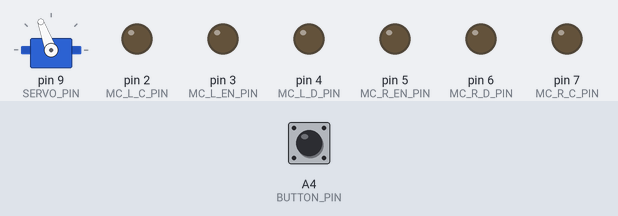
Bench run of a sketch on a simulated Arduino Uno, built with avr-gcc and run on an emulated ATmega328P. Parts: servo, output pins drawn as LEDs (lit = HIGH). The test bench sets the inputs (shaded band); at power-on: A4 (BUTTON_PIN) HIGH. What the sketch prints to the serial monitor is not drawn.

Above: at 0.1 s.
At 5.1 s:
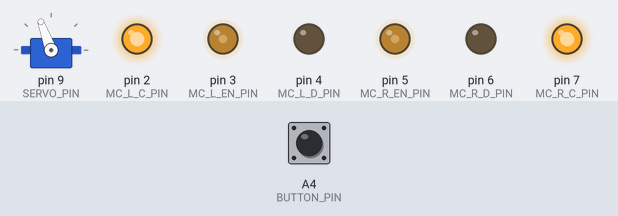
At 10.1 s:
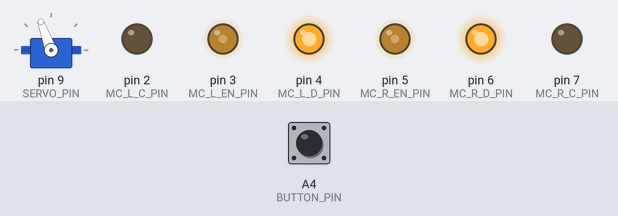
At 15.1 s:
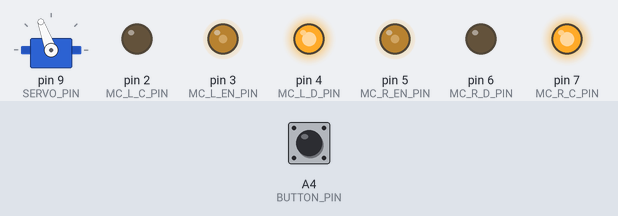
At 20.1 s:
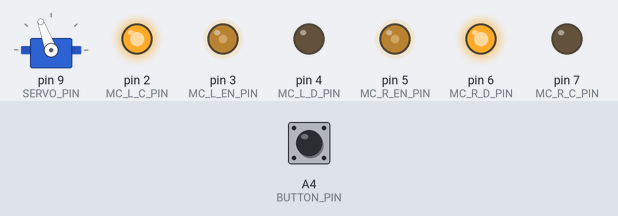
At 25.1 s:
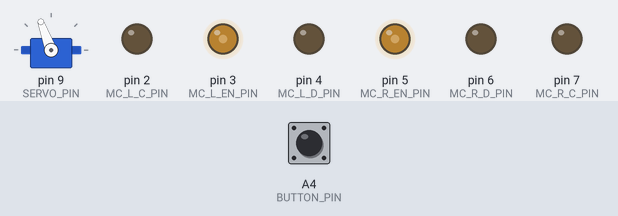
Timing chart, 0 to 26.6 s (numbered marks = the images above):
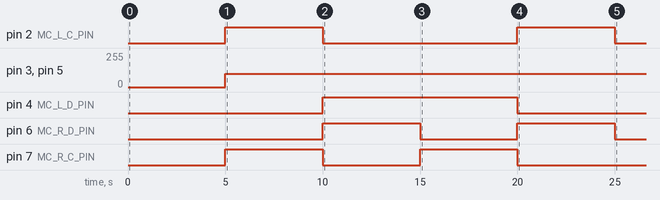

Measured:
- by itself, pin 2 (MC_L_C_PIN): alternates HIGH for 5.0 s and LOW for 10.0 s, 4 changes in all, then stays LOW
- by itself, pin 3 (MC_L_EN_PIN), pin 5 (MC_R_EN_PIN): 0/255 → 100/255 at 5.0 s
- by itself, pin 4 (MC_L_D_PIN): LOW → HIGH at 10.0 s, → LOW 10.0 s later
- by itself, pin 6 (MC_R_D_PIN), pin 7 (MC_R_C_PIN): alternates HIGH for 5.0 s and LOW for 5.0 s, 4 changes in all, then stays LOW

The sketch:

motor_test.ino
```cpp
#include <NewPing.h>
#include <Servo.h>

//This is the main code for BRUTUS the sumobot
//Written by Kayla Frost and Ben Straub

#define DEBUG
#define UP_POS 0           //Raised position for the plate
#define DOWN_POS 110       //Lowered position for the plate
#define LEFT 0             //Define left and right as integers to minimize memory usage
#define RIGHT 1
#define MAX_PING_DIST 70   //Maximum distance we want to ping for (in cm)
#define NO_TRIG 0          //Define strings to represent the different sensor triggers
#define PING_TRIG 1
#define LRIR_TRIG 2
#define SRIR_TRIG 3
#define WIDE_SEARCH_MODE 1 //Define constants for the different modes
#define FINE_SEARCH_MODE 2
#define CHARGE_MODE 3

#define NUM_LINE_SENSORS   2     // number of sensors used
#define LINE_SENSOR_TIMEOUT       2500  // waits for 2500 us for sensor outputs to go low
#define LINE_EMITTER_PIN   QTR_NO_EMITTER_PIN     // emitter is controlled by digital pin 2

#define R_LINE_PIN 12      //Set the right line sensor pin
#define L_LINE_PIN 13      //Set the left line sensor pin
#define PING_PIN A5        //Set the ping sensor pin
#define LRIR_PIN A0        //Set the long range IR (LRIR) pin
#define SRIR_PIN A1        //Set the short range IR (SRIR) pin
#define SERVO_PIN 9        //Set servo pin - must be PWM
#define BUTTON_PIN A4      //Set the start button pin - doesn't matter what kind of pin
#define MC_L_EN_PIN 3      //Left (labed #1 on board) motor controller enable pin - Must be PWM
#define MC_L_C_PIN 2       //Left motor controller "C" pin
#define MC_L_D_PIN 4       //Left motor controller "D" pin
#define MC_R_EN_PIN 5      //Right (labeled #2 on board) motor controller enable pin - Must be PWM
#define MC_R_C_PIN 7       //Right motor controller "C" pin
#define MC_R_D_PIN 6       //Right motor controller "D" pin

int scanVel = 100;    //Ideal vel for scanning with sensors


Servo motor;          //Instantiate the servo
NewPing sonar(PING_PIN, PING_PIN, MAX_PING_DIST); //NewPing setup of pin and maximum distance


void setup()
{
  #ifdef DEBUG               //opem serial connection if in debug mode
    Serial.begin(9600);
  #endif
  motor.attach(SERVO_PIN);    //assign the motor object to the defined servo pin
  pinMode(BUTTON_PIN, INPUT); //set the button pin as an input

  pinMode(MC_L_EN_PIN, OUTPUT);
  pinMode(MC_L_C_PIN, OUTPUT);
  pinMode(MC_L_D_PIN, OUTPUT);
  pinMode(MC_R_EN_PIN, OUTPUT);
  pinMode(MC_R_C_PIN, OUTPUT);
  pinMode(MC_R_D_PIN, OUTPUT);
  pinMode(PING_PIN, INPUT);
  pinMode(LRIR_PIN, INPUT);
  pinMode(SRIR_PIN, INPUT);

  motor.write(UP_POS);  //Have the robot hold the plate up initially
  while(!digitalRead(BUTTON_PIN)) { } //Wait for the button to be pressed
  #ifdef DEBUG
    Serial.print("Button pressed!");
  #endif
  motor.write(DOWN_POS); //Drop the plate
  delay(5000);

}

void loop()
{
  //Somehow calibrate the reflective sensors

  driveForward(100);
  delay(5000);
  driveBackward(100);
  delay(5000);
  driveTurn(100, LEFT);
  delay(5000);
  driveTurn(100, RIGHT);
  delay(5000);
  driveStop(100);
  delay(1000000000);


}

void driveForward(int vel) //vel (velocity) is of the range 0-255 and is a measure of how fast to turn the motors
{
   analogWrite(MC_L_EN_PIN, vel);    //Turn on the enable pin for both motor controller sides at the given velocity
   analogWrite(MC_R_EN_PIN, vel);

   digitalWrite(MC_L_C_PIN, HIGH);   //Driving forward calls for setting pin C high and pin D low
   digitalWrite(MC_L_D_PIN, LOW);
   digitalWrite(MC_R_C_PIN, HIGH);
   digitalWrite(MC_R_D_PIN, LOW);
}

void driveBackward(int vel) //vel (velocity) is of the range 0-255 and is a measure of how fast to turn the motors
{
   analogWrite(MC_L_EN_PIN, vel);  //Turn on the enable pin for both motor controller sides at the given speed
   analogWrite(MC_R_EN_PIN, vel);

   digitalWrite(MC_L_C_PIN, LOW);   //Driving backward calls for setting pin C low and pin D high
   digitalWrite(MC_L_D_PIN, HIGH);
   digitalWrite(MC_R_C_PIN, LOW);
   digitalWrite(MC_R_D_PIN, HIGH);
}

void driveTurn(int vel, int direct) //vel (velocity) is of the range 0-255 and is a measure of how fast to turn the motors
{                              //direct  (direction) dictates which way to turn, LEFT or RIGHT
  analogWrite(MC_L_EN_PIN, vel);  //Turn on the enable pin for both motor controller sides at the given speed
  analogWrite(MC_R_EN_PIN, vel);

  if (direct == LEFT)
  {
   digitalWrite(MC_L_C_PIN, LOW);    //Drive the left wheel backwards - setting the pin C low and pin D high
   digitalWrite(MC_L_D_PIN, HIGH);
   digitalWrite(MC_R_C_PIN, HIGH);   //Drive the right wheel forward - setting pin C high and pin D low
   digitalWrite(MC_R_D_PIN, LOW);
  }
  else if (direct == RIGHT)
  {
   digitalWrite(MC_L_C_PIN, HIGH);   //Drive the left wheel forward - setting pin C high and pin D low
   digitalWrite(MC_L_D_PIN, LOW);
   digitalWrite(MC_R_C_PIN, LOW);    //Drive the left wheel backwards - setting the pin C low and pin D high
   digitalWrite(MC_R_D_PIN, HIGH);
  }
}


void driveStop(int vel)  //vel (velocity) is of the range 0-255 and is a measure of how quickly to stop
{
  analogWrite(MC_L_EN_PIN, vel);  //Turn on the enable pin for both motor controller sides at the given speed
  analogWrite(MC_R_EN_PIN, vel);

  digitalWrite(MC_L_C_PIN, LOW);   //Stopping  calls for setting the C and D pins to the same value
  digitalWrite(MC_L_D_PIN, LOW);
  digitalWrite(MC_R_C_PIN, LOW);
  digitalWrite(MC_R_D_PIN, LOW);
}
```
